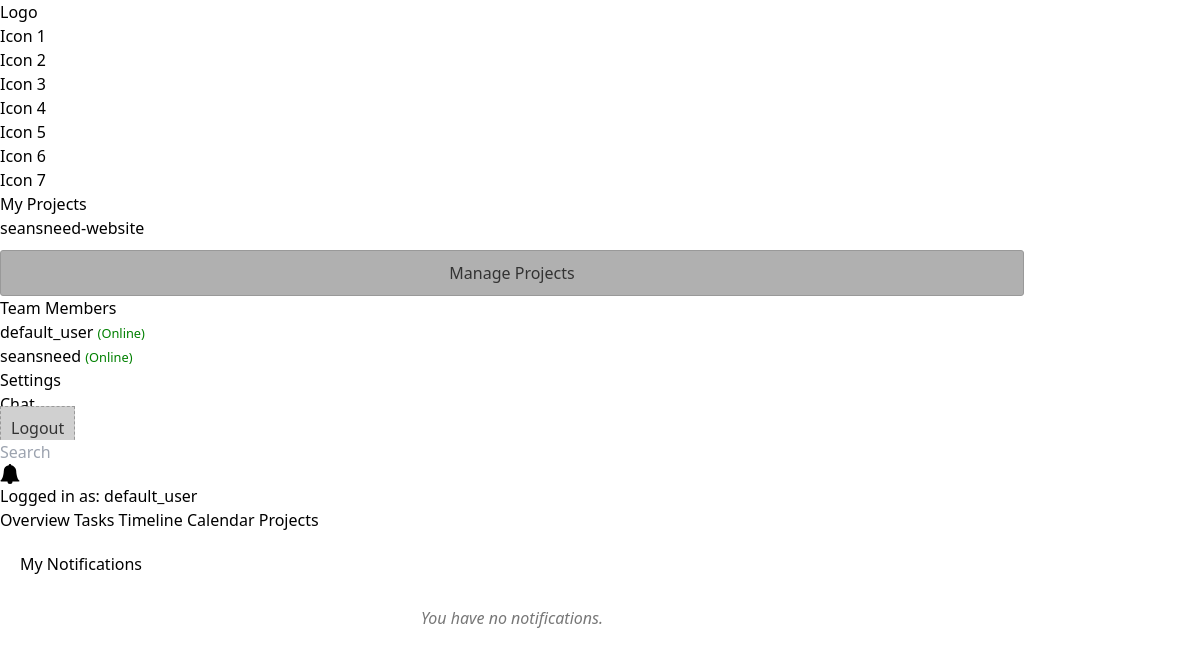
/notifications (signed in), run on the app's committed database.
### app.py (models this page shows, shortened)
class Project(db.Model):
    id = db.Column(db.Integer, primary_key=True)
    name = db.Column(db.String(100), nullable=False)
    description = db.Column(db.Text, nullable=True)
    owner_id = db.Column(db.Integer, db.ForeignKey('user.id'), nullable=False)
    start_date = db.Column(db.Date, nullable=True)
    end_date = db.Column(db.Date, nullable=True)
    created_at = db.Column(db.DateTime, default=datetime.utcnow)
    updated_at = db.Column(db.DateTime, default=datetime.utcnow, onupdate=datetime.utcnow)
    archived = db.Column(db.Boolean, default=False, nullable=False)  # New field for archiving
    tasks = db.relationship('Task', backref='project', lazy=True, cascade="all, delete-orphan")
    members = db.relationship('User', secondary='project_member', back_populates='projects')

class User(db.Model, UserMixin):
    id = db.Column(db.Integer, primary_key=True)
    username = db.Column(db.String(80), unique=True, nullable=False)
    email = db.Column(db.String(120), unique=True, nullable=False)
    password_hash = db.Column(db.String(128), nullable=False)
    created_at = db.Column(db.DateTime, default=datetime.utcnow)
    bio = db.Column(db.String(300), nullable=True)  # Short bio for profile
    accomplishments = db.Column(db.Text, nullable=True)  # Multiline accomplishments
    projects_owned = db.relationship('Project', backref='owner_user', lazy=True, foreign_keys='Project.owner_id')
    assigned_tasks = db.relationship('Task', backref='assignee_user', lazy=True, foreign_keys='Task.assignee_id')
    comments = db.relationship('Comment', backref='author_user', lazy=True)
    projects = db.relationship('Project', secondary='project_member', back_populates='members')

### app.py (the view)
@app.route('/notifications')
@login_required
def notifications_view():
    user_notifications = Notification.query.filter_by(user_id=current_user.id)\
                                         .order_by(Notification.timestamp.desc()).all()
    user_projects_sidebar = Project.query.filter_by(owner_id=current_user.id).order_by(Project.name).all()
    all_users_sidebar = User.query.order_by(User.username).all()
    return render_template('notifications.html',
                           notifications=user_notifications,
                           user_projects=user_projects_sidebar,
                           all_users=all_users_sidebar)

### app.py (called while the page is built)
@login_manager.user_loader
def load_user(user_id):
    return User.query.get(int(user_id))

@app.context_processor
def inject_notifications():
    if current_user.is_authenticated:
        unread_notifications_count = Notification.query.filter_by(user_id=current_user.id, is_read=False).count()
        return dict(unread_notifications_count=unread_notifications_count)
    return dict(unread_notifications_count=0)

### templates/notifications.html (shortened to what this page needs)
<!DOCTYPE html>
<html lang="en">
<head>
    <link rel="stylesheet" href="https://cdnjs.cloudflare.com/ajax/libs/font-awesome/6.4.0/css/all.min.css">
    <script src="https://cdn.tailwindcss.com"></script>
</head>
<body>
    <div class="container">
        <aside class="sidebar">
            <div class="logo-placeholder">Logo</div>
            <nav class="menu-icons">
                <div>Icon 1</div>
                <div>Icon 2</div>
                <div>Icon 3</div>
                <div>Icon 4</div>
                <div>Icon 5</div>
                <div>Icon 6</div>
                <div>Icon 7</div>
            </nav>
            <section class="projects-section">
                <h2>My Projects</h2>
                {% if user_projects %}
                    <ul>
                        {% for project in user_projects %}
                            <li><a href="{{ url_for('view_tasks', project_id=project.id) }}">{{ project.name }}</a></li>
                        {% endfor %}
                    </ul>
                {% else %}
                    <p>No projects yet.</p>
                {% endif %}
                <a href="{{ url_for('manage_projects') }}" class="add-project-btn-sidebar" style="display: block; text-align: center; padding: 10px; background-color: #b0b0b0; border: 1px solid #999; text-decoration: none; color: #333; margin-top:10px; border-radius:3px;">Manage Projects</a>
            </section>
            <section class="team-section">
                <h2>Team Members</h2>
                {% if all_users %}
                    <ul>
                        {% for user_profile in all_users %}
                            <li>{{ user_profile.username }} <small style="color: green;">(Online)</small></li>
                        {% endfor %}
                    </ul>
                {% else %}
                    <p>No users found.</p>
                {% endif %}
            </section>
            <div class="settings-icon">Settings</div>
            <div class="chat-icon">Chat</div>
            <a href="{{ url_for('logout') }}" class="logout-icon" style="padding: 10px; margin-bottom: 5px; background-color: #d0d0d0; border: 1px dashed #999; text-align: center; text-decoration:none; color: #333; margin-top: auto;">Logout</a>
        </aside>
        <main class="main-content">
            {% include 'header.html' %}
            <div class="notifications-page">
                <h1>My Notifications</h1>
                {% if notifications %}
                    {% for notification in notifications %}
                        <div class="notification-item {{ 'is-read' if notification.is_read else '' }}">
                            <div class="notification-content">
                                <p>
                                    {% if notification.related_url %}
                                        <a href="{{ notification.related_url }}">{{ notification.message }}</a>
                                    {% else %}
                                        {{ notification.message }}
                                    {% endif %}
                                </p>
                                <small>{{ notification.timestamp.strftime('%Y-%m-%d %H:%M:%S') }} UTC</small>
                            </div>
                            {% if not notification.is_read %}
                                <form method="POST" action="{{ url_for('mark_notification_as_read', notification_id=notification.id) }}" class="mark-read-form">
                                    <button type="submit" class="btn-mark-read">Mark as Read</button>
                                </form>
                            {% endif %}
                        </div>
                    {% endfor %}
                {% else %}
                    <p class="no-notifications">You have no notifications.</p>
                {% endif %}
            </div>
        </main>
    </div>
</body>
</html>

### templates/header.html (shortened to what this page needs)
<header class="main-header">
    <form method="GET" action="{{ url_for('search') }}" class="search-form">
        <input type="search" name="query" placeholder="Search">
    </form>
    <div class="user-profile">
        {% if current_user.is_authenticated %}
            <a href="{{ url_for('notifications_view') }}" class="notification-icon" title="View Notifications">
            </a>
            Logged in as: {{ current_user.username }}
        {% else %}
            <a href="{{ url_for('login') }}">Login</a> | <a href="{{ url_for('register') }}">Register</a>
        {% endif %}
    </div>
</header>
<nav class="tabs">
    <a class="tab-button" href="{{ url_for('overview_view') }}"><button class="{{ 'active' if request.endpoint == 'overview_view' else '' }}">Overview</button></a>
    <a class="tab-button" href="{{ url_for('index') }}"><button class="{{ 'active' if request.endpoint == 'index' else '' }}">Tasks</button></a>
    <a class="tab-button" href="{{ url_for('timeline_view') }}"><button class="{{ 'active' if request.endpoint == 'timeline_view' else '' }}">Timeline</button></a>
    <a class="tab-button" href="{{ url_for('calendar_view') }}"><button class="{{ 'active' if request.endpoint == 'calendar_view' else '' }}">Calendar</button></a>
    <a class="tab-button" href="{{ url_for('manage_projects') }}"><button class="{{ 'active' if request.endpoint == 'manage_projects' else '' }}">Projects</button></a>
</nav>

### templates/notifications.html (style rules this page uses)
.notifications-page { padding: 20px; }
.no-notifications { text-align: center; color: #777; padding: 30px; font-style: italic; }

### data on the page
Project: name "seansneed-website"
User: username "default_user"
User: username "seansneed"
